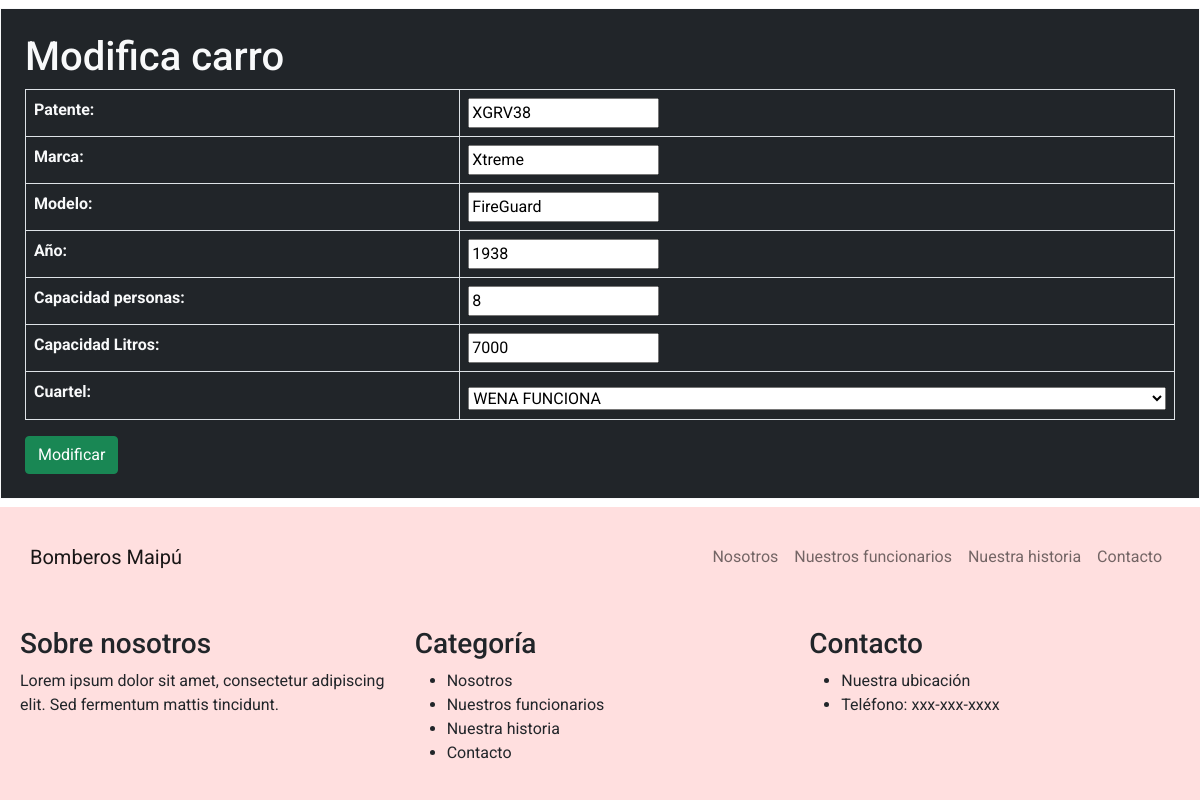
The page /form_mod_carro/12 on the database as committed earlier.
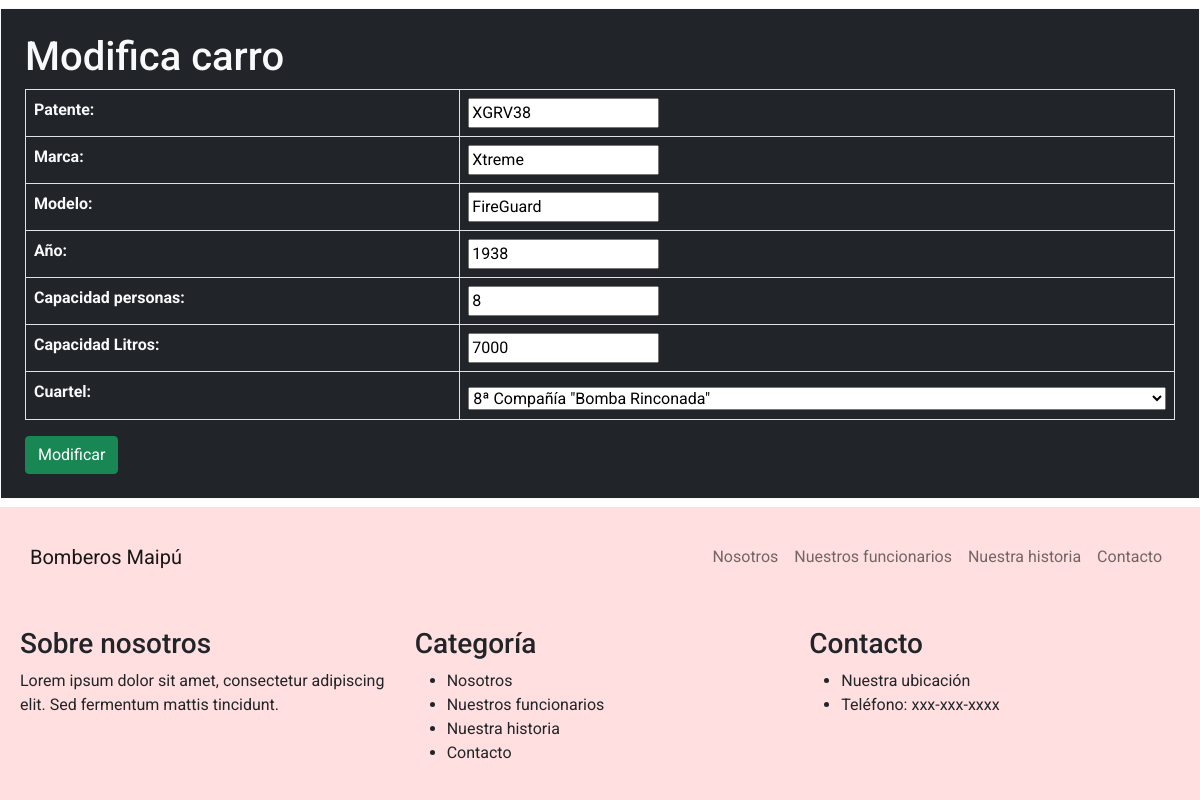
The same page on the database as committed later.
### bomberos/models.py (models this page shows, shortened)
class Carro(models.Model):
    idCarro = models.AutoField(primary_key=True, verbose_name='ID Carro')
    patente = models.CharField(max_length=6, verbose_name='Patente')
    marca = models.CharField(max_length=20, verbose_name='Marca')
    modelo = models.CharField(max_length=20, null=True, blank=True, verbose_name='Modelo')
    anno = models.IntegerField(verbose_name='Año')
    capacidadPersonas = models.IntegerField(verbose_name='Capacidad personas')
    capacidadLitros = models.IntegerField(verbose_name='Capacidad Litros')
    cuartel = models.ForeignKey(Cuartel, on_delete=models.CASCADE, default=1)

### bomberos/views.py (the view)
# urls.py: path('form_mod_carro/<id>',form_mod_carro,name="form_mod_carro"),
def form_mod_carro(request, id):
    carro = Carro.objects.filter(idCarro=id).first()
    datos = {
        'form': CarroForm(instance=carro)
    }
    if request.method == 'POST':
        formulario = CarroForm(data=request.POST, instance=carro)
        if formulario.is_valid():
            formulario.save()
            return redirect('lista_carros')
    return render(request, 'form_mod_carro.html', datos)

### bomberos/forms.py
class CarroForm(forms.ModelForm):
    patente = forms.CharField(widget=forms.TextInput(attrs={'readonly': 'readonly'}))
    class Meta:
        model = Carro
        fields = ['patente', 'marca', 'modelo', 'anno', 'capacidadPersonas', 'capacidadLitros', 'cuartel']

### bomberos/models.py (called while the page is built)
    def __str__(self):
        return self.nombre

### bomberos/templates/form_mod_carro.html (shortened to what this page needs)
<!DOCTYPE html>
<html lang="es">
<head>
  <link rel="stylesheet" href="https://cdnjs.cloudflare.com/ajax/libs/bootstrap/5.0.2/css/bootstrap.min.css">
  <link rel="stylesheet" href="../static/css/style.css">
</head>
<body>
  <nav class="navbar navbar-expand-lg navbar-light bg-light">
    <div class="container">
      <a class="navbar-brand" href="#">Bomberos Maipú</a>
      <div class="collapse navbar-collapse" id="navbarNav">
        <ul class="navbar-nav ms-auto">
          <li class="nav-item">
            <a class="nav-link" href="#nosotros">Nosotros</a>
          </li>
          <li class="nav-item">
            <a class="nav-link" href="#funcionarios">Nuestros funcionarios</a>
          </li>
          <li class="nav-item">
            <a class="nav-link" href="#historia">Nuestra historia</a>
          </li>
          <li class="nav-item">
            <a class="nav-link" href="#contacto">Contacto</a>
          </li>
        </ul>
      </div>
    </div>
  </nav>
  <div class="container bg-dark text-light mt-2 mb-2  border border-light" style="padding: 2%;">
        <h1>Modifica carro</h1>
            <form method="POST" action="" autocomplete="off">
                <table class="table table-bordered text-light">
                    {{ form.as_table }}
                </table>
                <button type="submit" class="btn btn-success">Modificar</button>
          </form>
    </div>
  <footer class="bg-light">
    <div class="container">
      <div class="row">
        <div class="col-md-4">
          <h3>Sobre nosotros</h3>
          <p>Lorem ipsum dolor sit amet, consectetur adipiscing elit. Sed fermentum mattis tincidunt.</p>
        </div>
        <div class="col-md-4">
          <h3>Categoría</h3>
          <ul>
            <li>Nosotros</li>
            <li>Nuestros funcionarios</li>
            <li>Nuestra historia</li>
            <li>Contacto</li>
          </ul>
        </div>
        <div class="col-md-4">
          <h3>Contacto</h3>
          <ul>
            <li>Nuestra ubicación</li>
            <li>Teléfono: xxx-xxx-xxxx</li>
          </ul>
        </div>
      </div>
    </div>
  </footer>
</body>
</html>

Rows that differ between the two databases and show on the page:
changed Carro "XGRV38": cuartel "WENA FUNCIONA" → "8ª Compañía \"Bomba Rinconada\""
